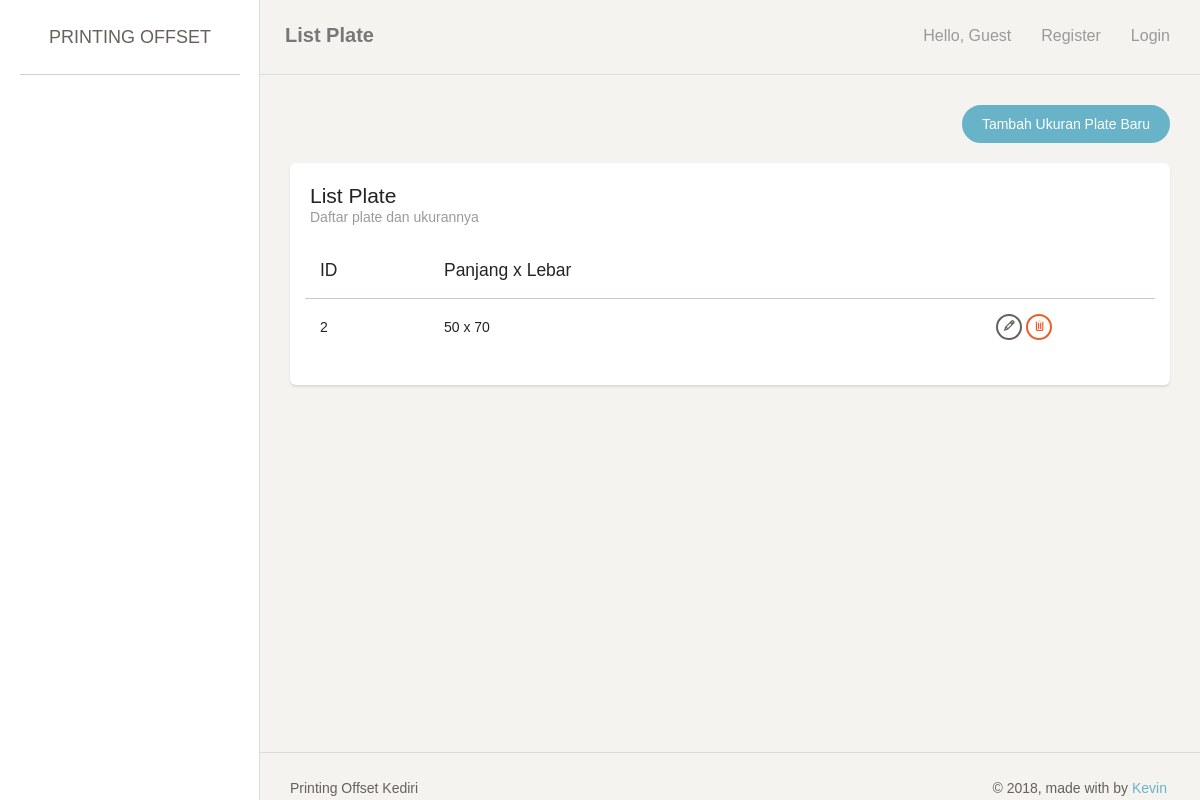
Screenshot of /index.php/plate with the database file from the repository.
### tables this page shows
create table master_plate
(
   id_master_plate      int not null auto_increment,
   panjang_plate        int,
   lebar_plate          int,
   primary key (id_master_plate)
);

### application/controllers/Plate.php (called while the page is built, shortened)
<?php
class Plate extends CI_Controller {
	public function index() {
		$this->lst();
	}
	public function lst() {
		if ($_SESSION['printer']['user']['role'] == 0){
			$data['page_title'] = 'List Plate';
			$data['page_note'] = 'Daftar plate dan ukurannya';
			$data['row'] = $this->MPlate->getAll();
			$this->load->view('header', $data);
			$this->load->view('plate_list', $data);
			$this->load->view('footer', $data);
		} else {
			redirect('login');
		}
	}
}

### index.php (called while the page is built, shortened)
<?php
require_once BASEPATH.'core/CodeIgniter.php';

### application/models/Plate_model.php (called while the page is built, shortened)
<?php
class Plate_model extends CI_Model {
	public function getAll() {
		return $this->db->get('master_plate')->result_array();
	}
}

### application/views/plate_list.php (the view, shortened to what this page needs)
<div class="content">
    <div class="container-fluid">
        <div class="row">
            <div class="col-md-12">
                <div align="right">
                    <a href="<?= site_url('plate/add/'); ?>" class="btn btn-info btn-fill btn-wd">Tambah Ukuran Plate Baru</a>
                </div>
                <br/>
                <div class="card">
                    <div class="header">
                        <h4 class="title"><?= $page_title; ?></h4>
                        <p class="category"><?= $page_note; ?></p>
                    </div>
                    <div class="content table-responsive">
                        <table id="myTable" class="table table-striped">
                            <thead><tr>
                                <th>ID</th>
                                <th>Panjang x Lebar</th>
                                <th></th>
                            </tr></thead>
                            <tbody>
                                <?php foreach ($row as $key => $value) {
                                    ?>
                                    <tr>
                                        <td><?= $value['id_master_plate']; ?></td>
                                        <td><?= $value['panjang_plate'].' x '.$value['lebar_plate']; ?></td>
                                        <td align="center">
                                            <a href="<?= site_url('plate/edit/'.$value['id_master_plate']); ?>" class="btn btn-waning btn-xs"><span class="ti-pencil" title="Edit"></span></a>
                                            <a href="<?= site_url('plate/delete/'.$value['id_master_plate']); ?>" class="btn btn-danger btn-xs"><span class="ti-trash" title="Delete"></span></a>
                                        </td>
                                    </tr>
                                    <?php
                                } ?>
                            </tbody>
                        </table>
                    </div>
                </div>
            </div>
        </div>
    </div>
</div>

### rows the page displays
master_plate: id_master_plate "2", panjang_plate "50", lebar_plate "70"

### other values shown
$page_title "List Plate"
$page_note "Daftar plate dan ukurannya"
